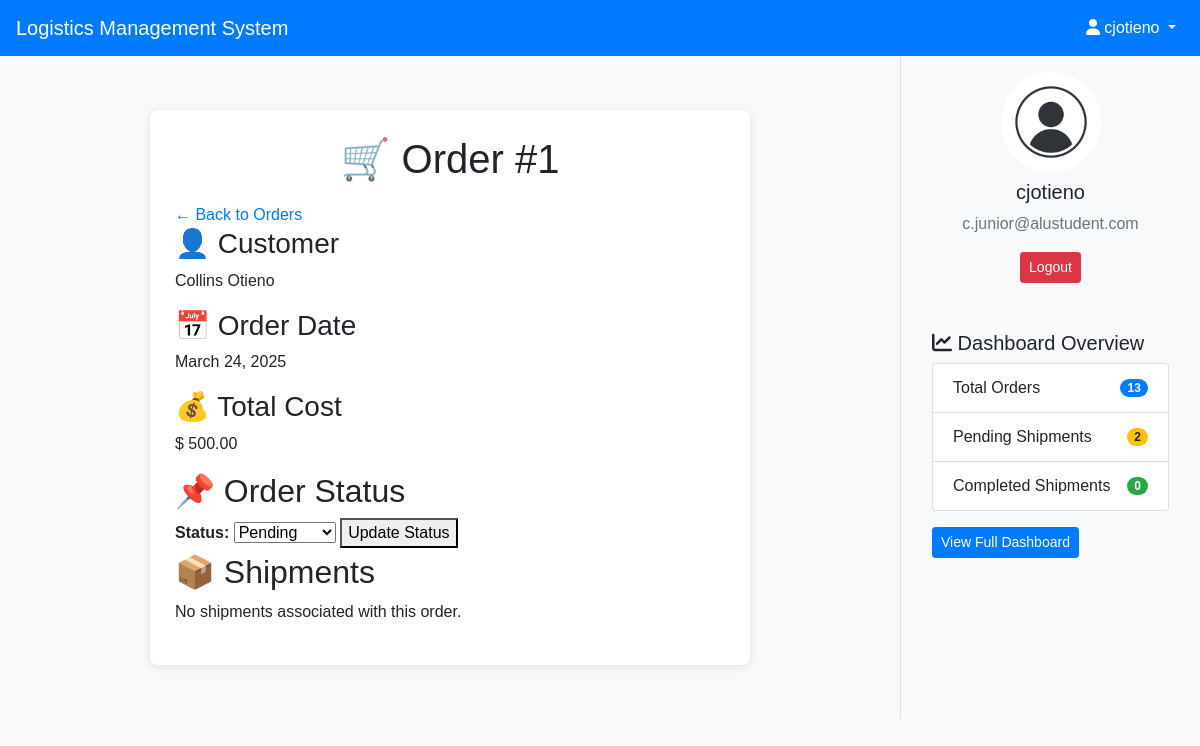
/orders/1/ (signed in), run on the app's committed database.
### logistics/models.py (models this page shows, shortened)
class CustomUser(AbstractUser):
    email = models.EmailField(unique=True)

class Order(models.Model):
    STATUS_CHOICES = [
        ("Pending", "Pending"),
        ("Processing", "Processing"),
        ("Completed", "Completed"),
    ]
    customer_name = models.CharField(max_length=255)
    order_date = models.DateField(default=timezone.now)
    total_cost = models.DecimalField(max_digits=10, decimal_places=2)
    status = models.CharField(max_length=20, choices=STATUS_CHOICES, default="Pending")

### logistics/views.py (the view)
# urls.py: path('orders/<int:pk>/', views.OrderDetailView.as_view(), name='order_detail'),
class OrderDetailView(DetailView):
    model = Order
    template_name = "logistics/order_detail.html"
    def get_context_data(self, **kwargs):
        context = super().get_context_data(**kwargs)
        context['status_choices'] = Order._meta.get_field('status').choices  # Pass choices
        return context

### logistics/context_processors.py (called while the page is built)
def dashboard_data(request):
    if request.user.is_authenticated:
        return {
            "total_orders": Order.objects.count(),
            "pending_shipments": Shipment.objects.filter(status="Pending").count(),
            "completed_shipments": Shipment.objects.filter(status="Delivered").count(),
        }
    return {}  # Return empty dict if user is not logged in

### logistics/templates/logistics/order_detail.html (shortened to what this page needs)
{% extends 'base.html' %}
{% block content %}
<div class="order-container">
    <div class="order-header">
        <h1>🛒 Order #{{ order.id }}</h1>
        <a href="{% url 'order_list' %}" class="btn-back">← Back to Orders</a>
    </div>
    <div class="order-details">
        <div class="detail-card">
            <h3>👤 Customer</h3>
            <p>{{ order.customer_name }}</p>
        </div>
        <div class="detail-card">
            <h3>📅 Order Date</h3>
            <p>{{ order.order_date }}</p>
        </div>
        <div class="detail-card">
            <h3>💰 Total Cost</h3>
            <p>$ {{ order.total_cost }}</p>
        </div>
    </div>
    <div class="status-update">
        <h2>📌 Order Status</h2>
        <form action="{% url 'order_status_update' order.id %}" method="post">
            <label for="status"><strong>Status:</strong></label>
            <select name="status" id="status">
                {% for value, label in status_choices %}
                    <option value="{{ value }}" {% if order.status == value %}selected{% endif %}>
                        {{ label }}
                    </option>
                {% endfor %}
            </select>
            <button type="submit" class="btn-update">Update Status</button>
        </form>
    </div>
    <div class="shipment-section">
        <h2>📦 Shipments</h2>
        {% if order.shipments.all %}
            <table class="shipment-table">
                <thead>
                    <tr>
                        <th>Tracking Number</th>
                        <th>Status</th>
                        <th>Details</th>
                    </tr>
                </thead>
                <tbody>
                    {% for shipment in order.shipments.all %}
                        <tr>
                            <td>{{ shipment.tracking_number }}</td>
                            <td>
                                <span class="status {{ shipment.status|lower }}">
                                    {{ shipment.status }}
                                </span>
                            </td>
                            <td>
                                <a href="{% url 'shipment_detail' shipment.pk %}" class="btn-details">View</a>
                            </td>
                        </tr>
                    {% endfor %}
                </tbody>
            </table>
        {% else %}
            <p>No shipments associated with this order.</p>
        {% endif %}
    </div>
</div>
{% endblock %}

### logistics/templates/base.html (shortened to what this page needs)
<!DOCTYPE html>
<html lang="en">
<head>
    <link rel="stylesheet" href="https://maxcdn.bootstrapcdn.com/bootstrap/4.0.0/css/bootstrap.min.css">
    <link rel="stylesheet" href="https://cdnjs.cloudflare.com/ajax/libs/font-awesome/6.0.0/css/all.min.css">
    <link rel="stylesheet" href="https://cdn.jsdelivr.net/npm/flatpickr/dist/flatpickr.min.css">
    {% load static %}
    <link rel="stylesheet" href="{% static 'css/style.css' %}">
</head>
<body>
    <nav class="navbar navbar-expand-lg navbar-light bg-light">
        <a class="navbar-brand" href="{% url 'dashboard' %}">Logistics Management System</a>
        <div class="collapse navbar-collapse" id="navbarNav">
            <ul class="navbar-nav ml-auto">
                {% if user.is_authenticated %}
                    <li class="nav-item dropdown">
                        <a class="nav-link dropdown-toggle" href="#" id="userDropdown" role="button" data-toggle="dropdown" aria-haspopup="true" aria-expanded="false">
                            <i class="fas fa-user"></i> {{ user.username }}
                        </a>
                    </li>
                {% endif %}
            </ul>
        </div>
    </nav>
    <div class="container-fluid">
        <div class="row">
            <div class="col-md-9">
                <div class="content-wrapper p-4">
                    {% block content %}{% endblock %}
                </div>
            </div>
            {% if user.is_authenticated %}
            <div class="col-md-3 bg-light border-left">
                <div class="profile-section text-center p-3">
                    <img src="{% static 'img/default_avatar.jpg' %}" alt="User Profile" class="rounded-circle img-fluid" width="100">
                    <h5 class="mt-2">{{ user.username }}</h5>
                    <p class="text-muted">{{ user.email }}</p>
                    <a href="{% url 'logout' %}" class="btn btn-sm btn-danger">Logout</a>
                </div>
                <div class="dashboard-sidebar p-3 mt-3">
                    <h5><i class="fas fa-chart-line"></i> Dashboard Overview</h5>
                    <ul class="list-group">
                        <li class="list-group-item d-flex justify-content-between align-items-center">
                            Total Orders <span class="badge badge-primary badge-pill">{{ total_orders|default:"0" }}</span>
                        </li>
                        <li class="list-group-item d-flex justify-content-between align-items-center">
                            Pending Shipments <span class="badge badge-warning badge-pill">{{ pending_shipments|default:"0" }}</span>
                        </li>
                        <li class="list-group-item d-flex justify-content-between align-items-center">
                            Completed Shipments <span class="badge badge-success badge-pill">{{ completed_shipments|default:"0" }}</span>
                        </li>
                    </ul>
                    <a href="{% url 'dashboard' %}" class="btn btn-sm btn-primary mt-3">View Full Dashboard</a>
                </div>
            </div>
            {% endif %}
        </div>
    </div>
</body>
</html>

### logistics/static/css/style.css (style rules this page uses)
body { font-family: 'Arial', sans-serif; background-color: #f8f9fa; }
.navbar { background-color: #007bff !important; }
.navbar-brand, .nav-link { color: white !important; }
.order-container { max-width: 600px; margin: 30px auto; background: white; padding: 25px; border-radius: 8px; box-shadow: 0 2px 10px rgba(0, 0, 0, 0.1); }
.order-container h1 { text-align: center; margin-bottom: 20px; }

### data on the page
CustomUser: username "cjotieno", email "c.junior@alustudent.com"
Order: id "1", customer_name "Collins Otieno", order_date "March 24, 2025", total_cost "500.00"

### other printed values
{{ total_orders|default:"0" }} "13"
{{ pending_shipments|default:"0" }} "2"
{{ completed_shipments|default:"0" }} "0"
form field status "Pending"
